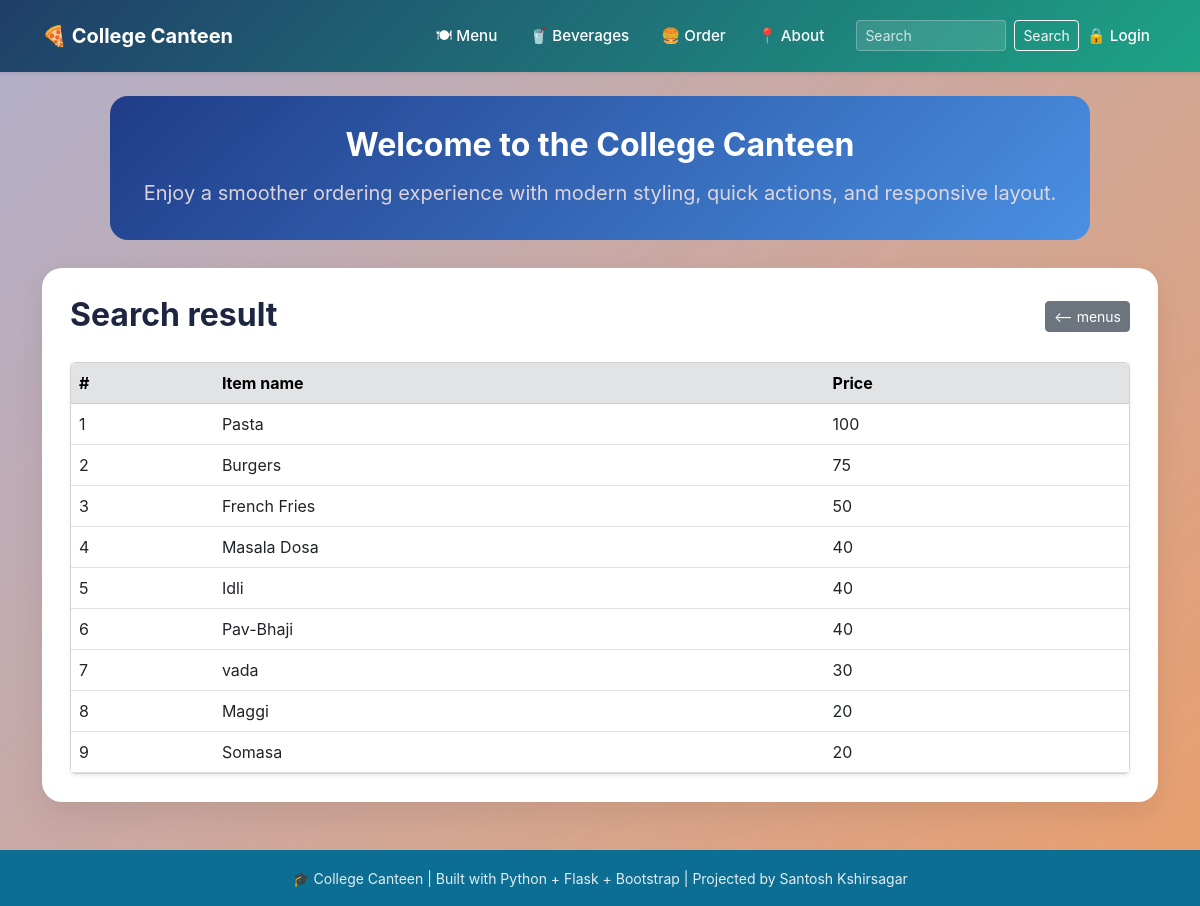
Before: /search with the older database file.
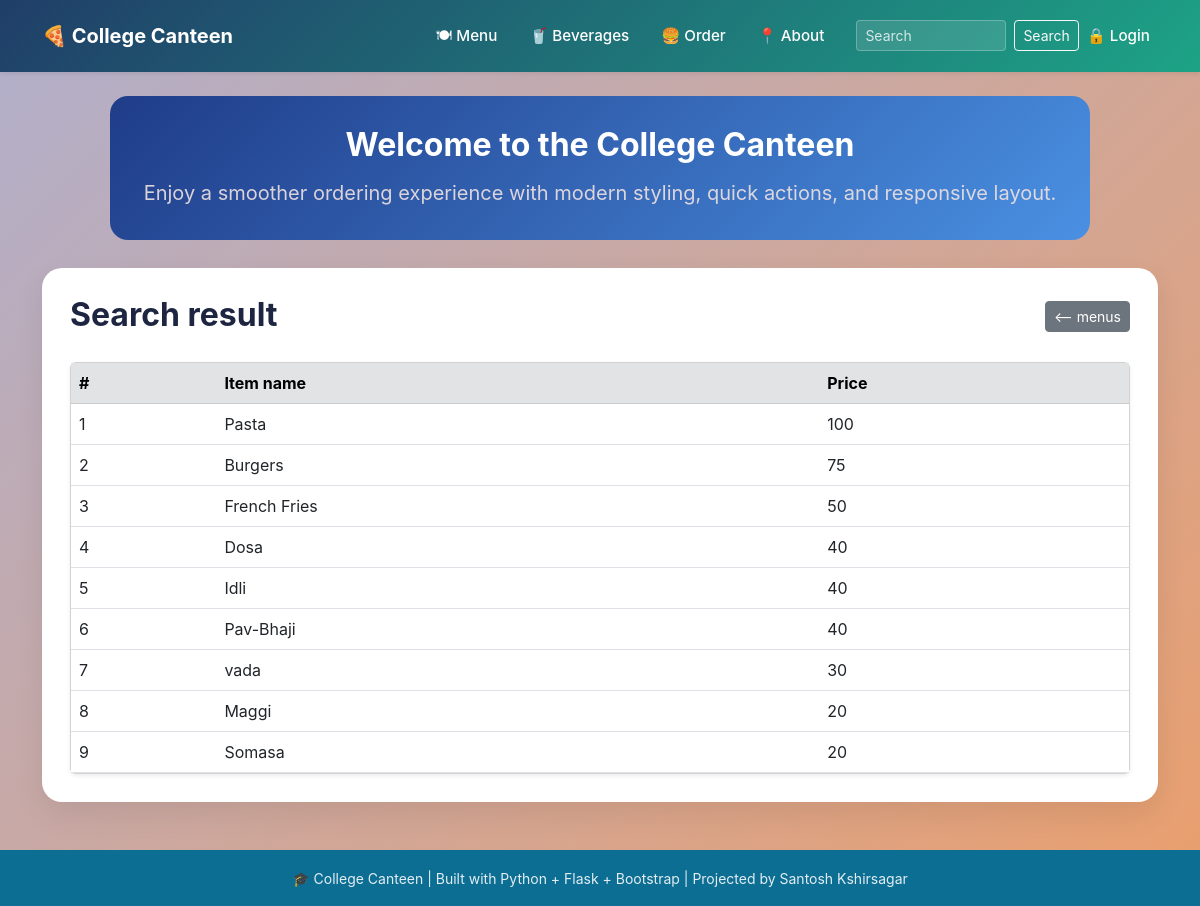
After: the same page with the newer database file.
### tables this page shows
CREATE TABLE menus
                 (id INTEGER PRIMARY KEY AUTOINCREMENT,
                 name TEXT NOT NULL,
                 price INTEGER NOT NULL);

### app.py (the view)
@app.route("/search")
def search():
    q=request.args.get('q','')
    conn = get_db_menus()
    if q:
        menu = conn.execute('''SELECT * FROM menus WHERE
                                name LIKE ?
                                OR price LIKE ?''',
                                (f'%{q}%', f'%{q}%')).fetchall()
    else:
        menu = conn.execute('SELECT * FROM menus ORDER BY price DESC').fetchall()
    conn.close()
    return render_template("search.html", menus=menu, query=q)

### database.py (called while the page is built)
def get_db():
    conn = sqlite3.connect(DB_PATH)
    conn.row_factory = sqlite3.Row
    return conn

### templates/search.html (shortened to what this page needs)
{% extends "base.html" %}
{% block content %}
<div class="d-flex justify-content-between align-items-center mb-4">
  <h2 class="fw-bold mb-1">Search result</h2>
  <a href="{{url_for('menu')}}" class="btn btn-secondary btn-sm"><-- menus</a>
</div>
{% if menus %}
<div class="card shadow-sm">
  <div class="table-responsive">
    <table class="table table-hover mb-0">
      <thead class="table-secondary">
        <tr>
          <th>#</th>
          <th>Item name</th>
          <th>Price</th>
        </tr>
      </thead>
      <tbody>
        {% for item in menus %}
        <tr class="align-middle">
          <td>{{ loop.index }}</td>
          <td>{{ item.name }}</td>
          <td>{{ item.price }}</td>
        </tr>
        {% endfor %}
      </tbody>
    </table>
  </div>
</div>
{% else %}
<p>No results found.</p>
{% endif %}
{% endblock %}

Changed rows visible on the page:
changed menus: name "Masala Dosa" → "Dosa"
